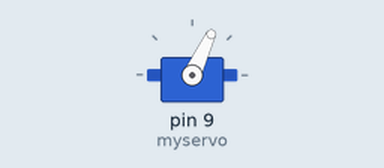
Bench run of a sketch on a simulated Arduino Uno, built with avr-gcc and run on an emulated ATmega328P. On the bench: servo.

Above: at 0.05 s.
At 0.55 s:
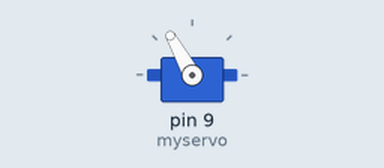
At 0.95 s:
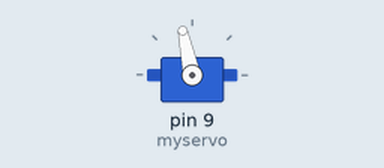
At 1.1 s:
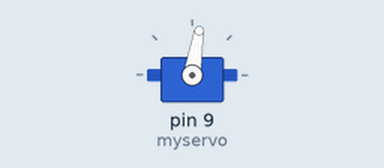
Timing chart, 0 to 3.6 s (numbered marks = the images above):
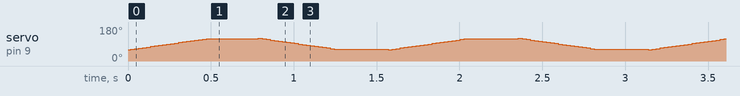

The sketch:

TowerPro_MicroServo.ino
```cpp
#include <Servo.h>

Servo myservo;

int center = 90;      // middle angle
int amplitude = 30;   // how far to tilt each way (30° gives 60–120 range)
int pos = 0;
int step = 1;

void setup() {
  myservo.attach(9);
  pos = center - amplitude;  // start at one end of the seesaw
}

void loop() {
  myservo.write(pos);
  pos += step;

  // turn around when we reach either end of the seesaw range
  if (pos >= center + amplitude || pos <= center - amplitude) {
    step = -step;
    delay(300);
  }

  delay(8);  // adjust for speed: bigger = slower, smaller = faster
}
```
